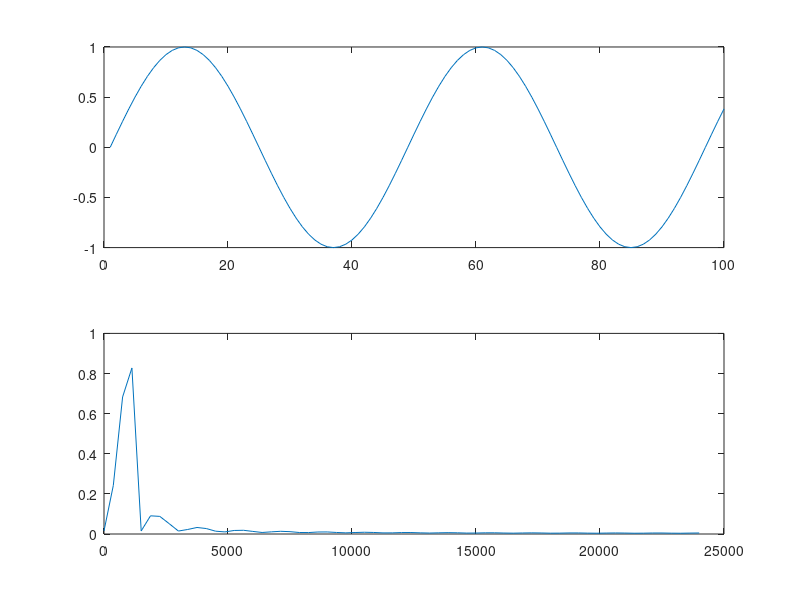
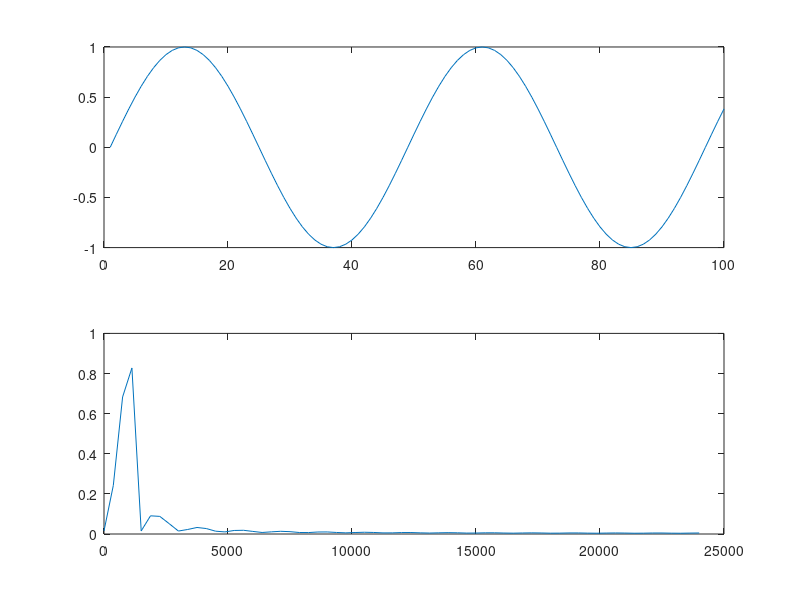

MATLAB code to generate these figures, in order:
clear
clc;    
L=100;
fp=48000;
f=1000;

t=(0:L-1)/fp;
y=sin(2*pi*f*t);

NFFT = 2^nextpow2(L);
Y = fft(y,NFFT)/L;
f = fp/2*linspace(0,1,NFFT/2+1);

subplot(2,1,1);
plot(y);
subplot(2,1,2);
plot(f,2*abs(Y(1:NFFT/2+1)));
print -deps zad1_1.jpg
print -deps zad1_1.png
